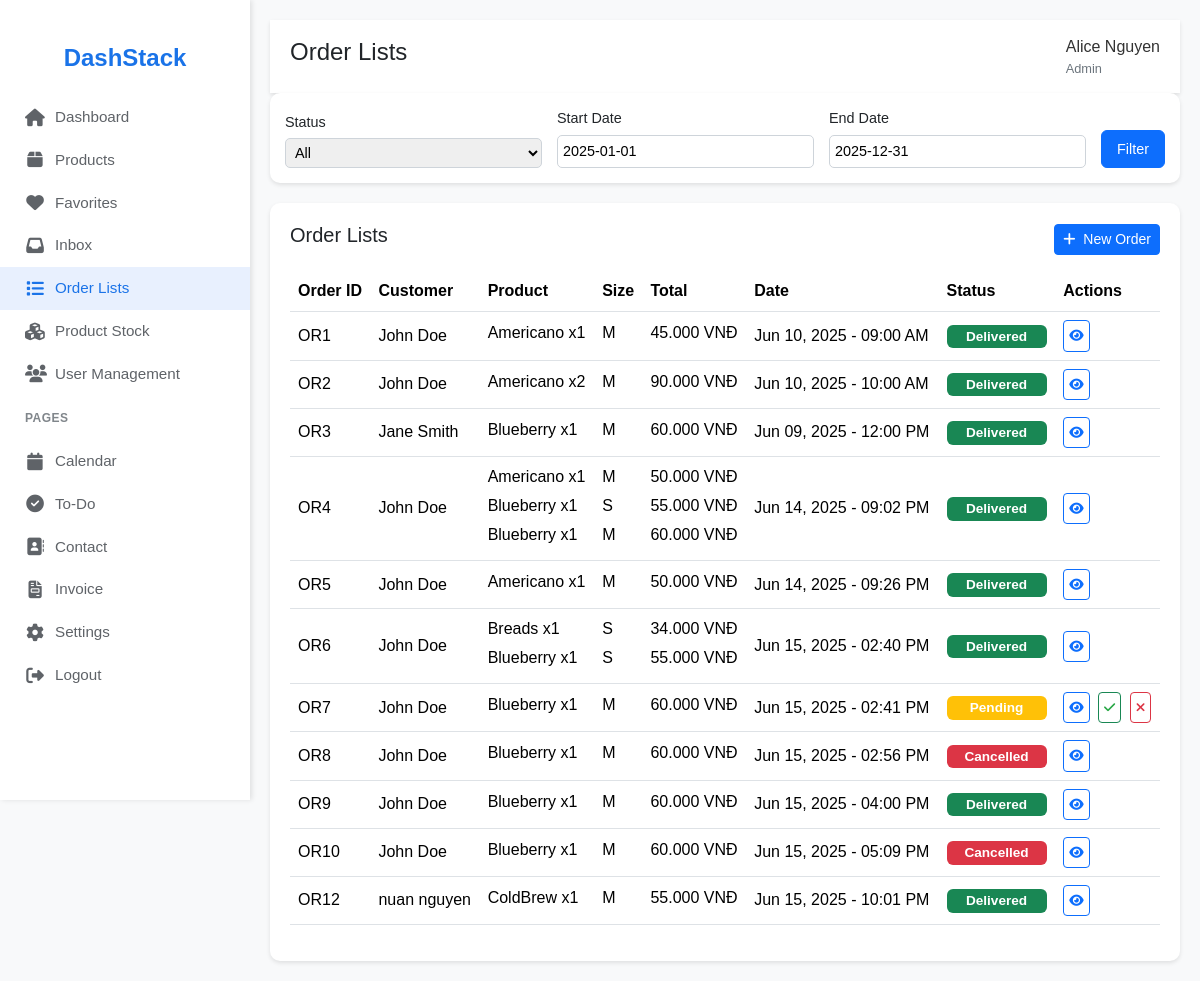
The page /order_lists (signed in) on the database its author committed.
### tables this page shows
CREATE TABLE admins (
    admin_id TEXT PRIMARY KEY,
    first_name TEXT NOT NULL,
    last_name TEXT NOT NULL,
    email TEXT NOT NULL UNIQUE,
    password TEXT NOT NULL,
    phone TEXT,
    admin_img TEXT
);

CREATE TABLE orders (
    order_id TEXT PRIMARY KEY,
    customer_id TEXT NOT NULL,
    order_date TEXT NOT NULL,
    status TEXT NOT NULL DEFAULT 'Pending',
    store_id TEXT NOT NULL,
    FOREIGN KEY (customer_id) REFERENCES users(customer_id) ON DELETE RESTRICT,
    FOREIGN KEY (store_id) REFERENCES stores(store_id) ON DELETE RESTRICT
);

CREATE TABLE users (
    customer_id TEXT PRIMARY KEY,
    first_name TEXT NOT NULL,
    last_name TEXT NOT NULL,
    email TEXT NOT NULL UNIQUE,
    password TEXT NOT NULL,
    phone TEXT,
    birthdate TEXT,
    user_add TEXT,
    user_img TEXT
);

CREATE TABLE order_details (
    order_detail_id TEXT PRIMARY KEY,
    order_id TEXT NOT NULL,
    product_id TEXT NOT NULL,
    size_id TEXT NOT NULL,
    quantity INTEGER NOT NULL CHECK(quantity > 0),
    unit_price REAL CHECK(unit_price >= 0),
    total_price REAL CHECK(total_price >= 0),
    FOREIGN KEY (size_id) REFERENCES product_size(size_id) ON DELETE RESTRICT,
    FOREIGN KEY (order_id) REFERENCES orders(order_id) ON DELETE CASCADE,
    FOREIGN KEY (product_id) REFERENCES products(product_id) ON DELETE RESTRICT
);

### app.py (the view)
@app.route('/order_lists')
def order_lists():
    logger.debug("Accessing order_lists route")
    return order_lists_controller.order_lists()

### app.py (called while the page is built)
def format_currency(value):
    if value is None or not isinstance(value, (int, float)):
        return "N/A"
    return "{:,.0f}".format(value).replace(',', '.')

### utils/db.py (called while the page is built)
def get_db_connection():
    conn = sqlite3.connect('database.db')
    conn.row_factory = sqlite3.Row
    conn.execute('PRAGMA foreign_keys = ON')
    return conn

### views/templates/admin_dashboard/dashboard/order_lists.html (shortened to what this page needs)
<!DOCTYPE html>
<html lang="en">
<head>
    <link href="https://cdn.jsdelivr.net/npm/bootstrap@5.3.3/dist/css/bootstrap.min.css" rel="stylesheet">
    <link rel="stylesheet" href="https://cdnjs.cloudflare.com/ajax/libs/font-awesome/6.4.2/css/all.min.css">
    <link rel="stylesheet" href="https://cdn.jsdelivr.net/npm/flatpickr/dist/flatpickr.min.css">
</head>
<body>
    <div class="sidebar">
        <div class="logo">DashStack</div>
        <a href="{{ url_for('dashboard') }}" class="{{ 'active' if request.endpoint == 'dashboard' else '' }}"><i class="fas fa-home"></i> Dashboard</a>
        <a href="{{ url_for('admin_products') }}" class="{{ 'active' if request.endpoint == 'products' else '' }}"><i class="fas fa-box"></i> Products</a>
        <a href="{{ url_for('favorites') }}" class="{{ 'active' if request.endpoint == 'favorites' else '' }}"><i class="fas fa-heart"></i> Favorites</a>
        <a href="{{ url_for('inbox') }}" class="{{ 'active' if request.endpoint == 'inbox' else '' }}"><i class="fas fa-inbox"></i> Inbox</a>
        <a href="{{ url_for('order_lists') }}" class="{{ 'active' if request.endpoint == 'order_lists' else '' }}"><i class="fas fa-list"></i> Order Lists</a>
        <a href="{{ url_for('product_stock') }}" class="{{ 'active' if request.endpoint == 'product_stock' else '' }}"><i class="fas fa-cubes"></i> Product Stock</a>
        <a href="{{ url_for('user_management') }}" class="{{ 'active' if request.endpoint == 'user_management' else '' }}"><i class="fas fa-users"></i> User Management</a>
        <h6>PAGES</h6>
        <a href="{{ url_for('calendar') }}" class="{{ 'active' if request.endpoint == 'calendar' else '' }}"><i class="fas fa-calendar"></i> Calendar</a>
        <a href="{{ url_for('to_do_list') }}" class="{{ 'active' if request.endpoint == 'to_do_list' else '' }}"><i class="fas fa-check-circle"></i> To-Do</a>
        <a href="{{ url_for('contact') }}" class="{{ 'active' if request.endpoint == 'contact' else '' }}"><i class="fas fa-address-book"></i> Contact</a>
        <a href="{{ url_for('invoices') }}" class="{{ 'active' if request.endpoint == 'invoices' else '' }}"><i class="fas fa-file-invoice"></i> Invoice</a>
        <a href="{{ url_for('setting') }}" class="{{ 'active' if request.endpoint == 'setting' else '' }}"><i class="fas fa-cog"></i> Settings</a>
        <a href="{{ url_for('logout') }}" class="{{ 'active' if request.endpoint == 'logout' else '' }}"><i class="fas fa-sign-out-alt"></i> Logout</a>
    </div>
    <div class="main-content">
        <div class="header">
            <h4>Order Lists</h4>
            <div class="d-flex align-items-center">
                <div class="user-profile">
                    <div class="user-info">
                        <span class="name">{{ admin['first_name'] }} {{ admin['last_name'] }}</span>
                        <span class="role">Admin</span>
                    </div>
                </div>
            </div>
        </div>
        <div class="filter-form">
            <div class="form-group">
                <label for="statusFilter">Status</label>
                <select id="statusFilter">
                    <option value="">All</option>
                </select>
            </div>
            <div class="form-group">
                <label for="startDate">Start Date</label>
                <input type="text" id="startDate" class="flatpickr-input" value="2025-01-01">
            </div>
            <div class="form-group">
                <label for="endDate">End Date</label>
                <input type="text" id="endDate" class="flatpickr-input" value="2025-12-31">
            </div>
            <button class="btn btn-primary" onclick="filterOrders()">Filter</button>
        </div>
        <div class="table-container">
            <div class="d-flex justify-content-between align-items-center mb-3">
                <h5>Order Lists</h5>
                <button class="btn btn-primary btn-sm" id="newOrderBtn" data-bs-toggle="modal" data-bs-target="#orderModal" onclick="prepareNewOrder()">
                    <i class="fas fa-plus me-1"></i> New Order
                </button>
            </div>
            <table class="table table-hover" id="orderTable">
                <thead>
                    <tr>
                        <th>Order ID</th>
                        <th>Customer</th>
                        <th>Product</th>
                        <th>Size</th>
                        <th>Total</th>
                        <th>Date</th>
                        <th>Status</th>
                        <th>Actions</th>
                    </tr>
                </thead>
                <tbody>
                    {% for order in orders %}
                    <tr data-order-id="{{ order.order_id }}" data-status="{{ order.status }}" data-date="{{ order.raw_date }}">
                        <td>{{ order.order_id }}</td>
                        <td>{{ order.first_name }} {{ order.last_name }}</td>
                        <td>
                            <ul class="product-list">
                                {% for product in order.product_list %}
                                <li>{{ product }}</li>
                                {% endfor %}
                            </ul>
                        </td>
                        <td>
                            <ul class="product-list">
                                {% for size in order.size_list %}
                                <li>{{ size }}</li>
                                {% endfor %}
                            </ul>
                        </td>
                        <td>
                            <ul class="product-list">
                                {% for price in order.price_list %}
                                <li>{{ price | format_currency }} VNĐ</li>
                                {% endfor %}
                            </ul>
                        </td>
                        <td>{{ order.order_date }}</td>
                        <td><span class="badge bg-{{ order.status_color }} status">{{ order.status }}</span></td>
                        <td class="actions">
                            <button class="btn btn-sm btn-outline-primary me-1 view-order-btn"
                                    data-bs-toggle="modal" data-bs-target="#viewOrderModal"
                                    data-order-id="{{ order.order_id }}"
                                    data-customer-name="{{ order.first_name }} {{ order.last_name }}"
                                    data-products='{{ order.product_list | tojson }}'
                                    data-sizes='{{ order.size_list | tojson }}'
                                    data-prices='{{ order.price_list | tojson }}'
                                    data-order-date="{{ order.order_date }}"
                                    data-status="{{ order.status }}">
                                <i class="fas fa-eye"></i>
                            </button>
                            {% if order.status == 'Pending' %}
                            <button class="btn btn-sm btn-outline-success me-1 delivered-order-btn btn-delivered"
                                    data-order-id="{{ order.order_id }}"
                                    title="Mark as Delivered">
                                <i class="fas fa-check"></i>
                            </button>
                            <button class="btn btn-sm btn-outline-danger cancelled-order-btn btn-cancelled"
                                    data-order-id="{{ order.order_id }}"
                                    title="Mark as Cancelled">
                                <i class="fas fa-times"></i>
                            </button>
                            {% endif %}
                        </td>
                    </tr>
                    {% endfor %}
                </tbody>
            </table>
        </div>
    </div>
</body>
</html>

### views/templates/admin_dashboard/dashboard/order_lists.html (style rules this page uses)
body { font-family: 'Arial', sans-serif; background-color: #f8f9fa; }
.sidebar { background-color: white; height: 100vh; position: fixed; top: 0; left: 0; width: 250px; padding-top: 20px; box-shadow: 2px 0 5px rgba(0,0,0,0.1); }
.sidebar .logo { font-size: 1.5rem; font-weight: 600; color: #1a73e8; padding: 20px 25px; display: block; text-align: center; }
.sidebar a { color: #5f6368; padding: 10px 25px; display: flex; align-items: center; text-decoration: none; font-size: 0.95rem; font-weight: 500; transition: all 0.2s ease; }
.sidebar a i { margin-right: 10px; font-size: 1.1rem; width: 20px; text-align: center; }
.sidebar a:hover, .sidebar a.active { background-color: #e8f0fe; color: #1a73e8; }
.sidebar h6 { color: #80868b; font-size: 0.75rem; font-weight: 600; padding: 15px 25px; margin: 0; letter-spacing: 0.5px; }
.main-content { margin-left: 250px; padding: 20px; }
.header { background-color: white; padding: 15px 20px; box-shadow: 0 2px 4px rgba(0,0,0,0.1); display: flex; justify-content: space-between; align-items: center; }
.user-profile { display: flex; align-items: center; gap: 10px; }
.user-profile .user-info { display: flex; flex-direction: column; }
.user-profile .user-info .name { font-size: 1rem; font-weight: 500; color: #333; }
.user-profile .user-info .role { font-size: 0.8rem; color: #6c757d; }
.filter-form { background-color: white; border-radius: 10px; padding: 15px; box-shadow: 0 2px 4px rgba(0,0,0,0.1); margin-bottom: 20px; display: flex; flex-wrap: wrap; gap: 15px; align-items: flex-end; }
.filter-form .form-group { flex: 1; min-width: 150px; }
.filter-form .form-group label { font-size: 0.9rem; margin-bottom: 5px; display: block; }
.filter-form .form-group select, .filter-form .form-group input { width: 100%; padding: 5px; font-size: 0.9rem; border-radius: 5px; border: 1px solid #ced4da; }
.filter-form .btn { font-size: 0.9rem; padding: 5px 15px; height: 38px; align-self: flex-end; }
.table-container { background-color: white; border-radius: 10px; padding: 20px; box-shadow: 0 2px 4px rgba(0,0,0,0.1); margin-top: 20px; }
.table-container .table th, .table-container .table td { vertical-align: middle; }
.table-container .table .status { width: 100px; display: inline-block; text-align: center; padding: 5px 10px; font-size: 0.85rem; }
.table-container .table .actions .btn { font-size: 0.8rem; padding: 5px; }
.btn-delivered i { color: #28a745; }
.btn-cancelled i { color: #dc3545; }
.product-list { list-style-type: none; padding: 0; margin: 0; }
.product-list li { margin-bottom: 5px; }

### rows shown on the page
admins: first_name "Alice", last_name "Nguyen"
orders: order_id "OR1", first_name "John", last_name "Doe", product_list "Americano x1", size_list "M", order_date "Jun 10, 2025 - 09:00 AM", status "Delivered"
order_details: total_price "45.000"
orders: order_id "OR2", first_name "John", last_name "Doe", product_list "Americano x2", size_list "M", order_date "Jun 10, 2025 - 10:00 AM", status "Delivered"
order_details: total_price "90.000"
orders: order_id "OR3", first_name "Jane", last_name "Smith", product_list "Blueberry x1", size_list "M", order_date "Jun 09, 2025 - 12:00 PM", status "Delivered"
order_details: total_price "60.000"
orders: order_id "OR4", first_name "John", last_name "Doe", product_list "Americano x1" "Blueberry x1" "Blueberry x1", size_list "M" "S" "M", order_date "Jun 14, 2025 - 09:02 PM", status "Delivered"
order_details: total_price "50.000"
order_details: total_price "55.000"
order_details: total_price "60.000"
orders: order_id "OR5", first_name "John", last_name "Doe", product_list "Americano x1", size_list "M", order_date "Jun 14, 2025 - 09:26 PM", status "Delivered"
order_details: total_price "50.000"
orders: order_id "OR6", first_name "John", last_name "Doe", product_list "Breads x1" "Blueberry x1", size_list "S" "S", order_date "Jun 15, 2025 - 02:40 PM", status "Delivered"
order_details: total_price "34.000"
order_details: total_price "55.000"
orders: order_id "OR7", first_name "John", last_name "Doe", product_list "Blueberry x1", size_list "M", order_date "Jun 15, 2025 - 02:41 PM", status "Pending"
order_details: total_price "60.000"
orders: order_id "OR8", first_name "John", last_name "Doe", product_list "Blueberry x1", size_list "M", order_date "Jun 15, 2025 - 02:56 PM", status "Cancelled"
order_details: total_price "60.000"
orders: order_id "OR9", first_name "John", last_name "Doe", product_list "Blueberry x1", size_list "M", order_date "Jun 15, 2025 - 04:00 PM", status "Delivered"
order_details: total_price "60.000"
orders: order_id "OR10", first_name "John", last_name "Doe", product_list "Blueberry x1", size_list "M", order_date "Jun 15, 2025 - 05:09 PM", status "Cancelled"
order_details: total_price "60.000"
orders: order_id "OR12", first_name "nuan", last_name "nguyen", product_list "ColdBrew x1", size_list "M", order_date "Jun 15, 2025 - 10:01 PM", status "Delivered"
order_details: total_price "55.000"
